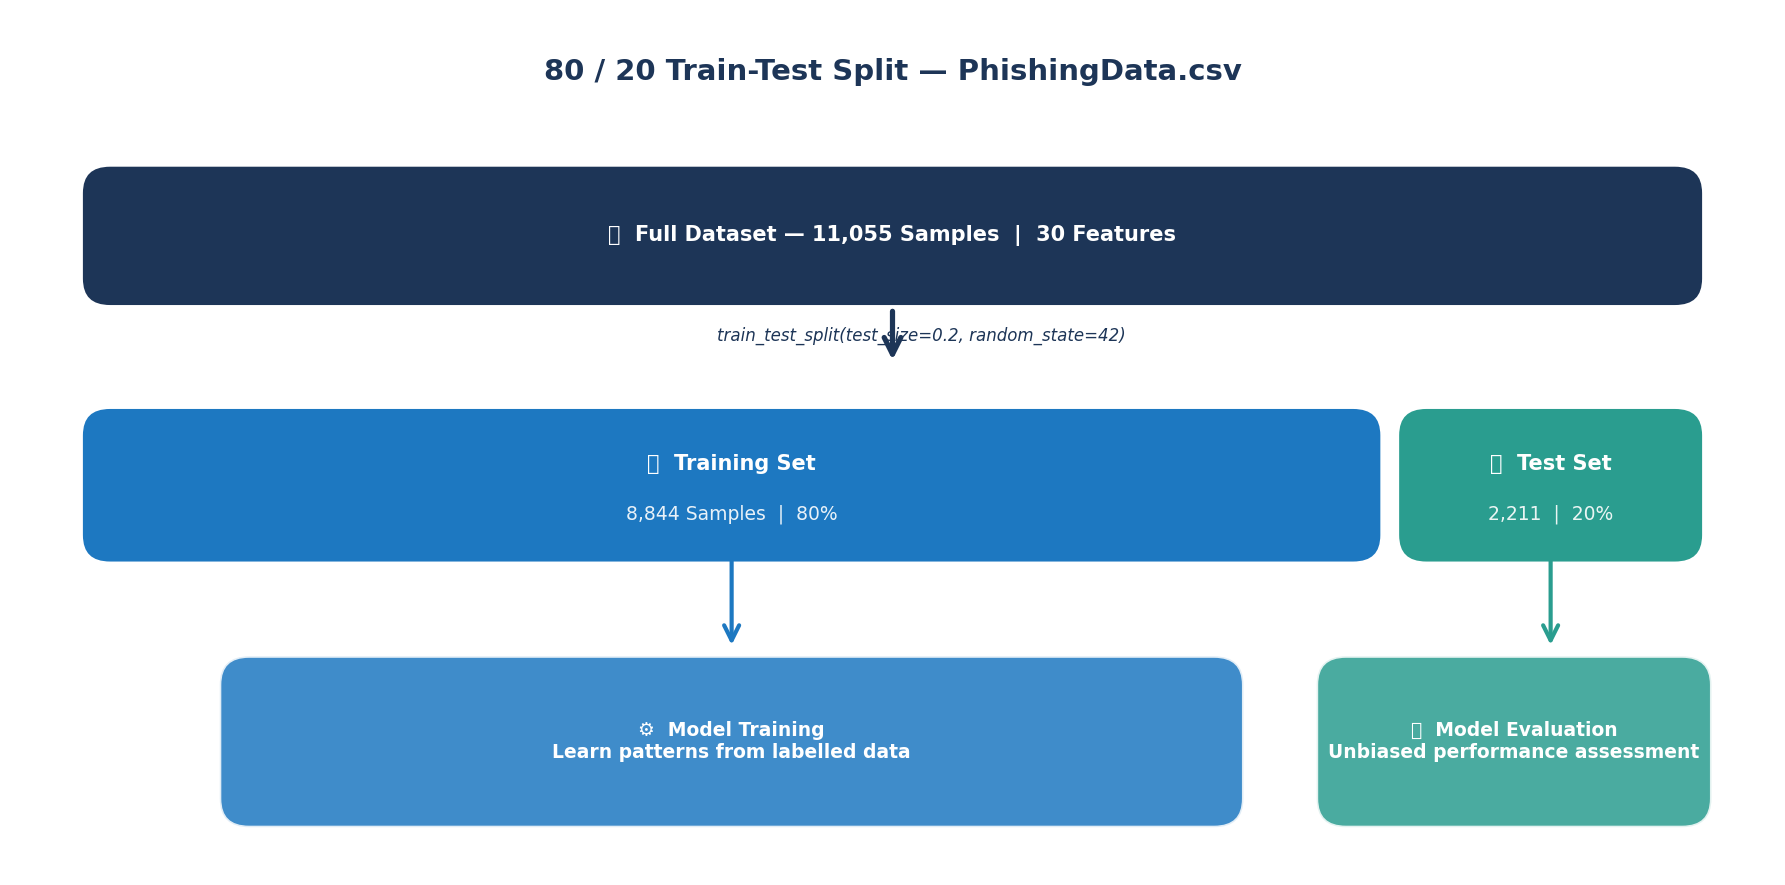

Write Python code to recreate this figure.
import matplotlib.pyplot as plt
from matplotlib.patches import FancyBboxPatch
import warnings
warnings.filterwarnings('ignore')

fig, ax = plt.subplots(figsize=(12, 6))
ax.set_xlim(0, 12)
ax.set_ylim(0, 6)
ax.axis('off')

C_DARK   = '#1D3557'
C_BLUE   = '#1D78C1'
C_GREEN  = '#2A9D8F'
C_ORANGE = '#F4A261'

ax.text(6, 5.6, '80 / 20 Train-Test Split — PhishingData.csv',
        ha='center', va='center', fontsize=14,
        fontweight='bold', color=C_DARK)

# Full dataset bar
full = FancyBboxPatch((0.5, 4.0), 11, 0.9,
                       boxstyle="round,pad=0.05,rounding_size=0.2",
                       facecolor=C_DARK, edgecolor='white', linewidth=2)
ax.add_patch(full)
ax.text(6, 4.45, '📁  Full Dataset — 11,055 Samples  |  30 Features',
        ha='center', va='center', fontsize=10,
        fontweight='bold', color='white')

# Arrow down
ax.annotate('', xy=(6, 3.55), xytext=(6, 3.95),
            arrowprops=dict(arrowstyle='->', color=C_DARK, lw=2.5,
                            mutation_scale=20))
ax.text(6.2, 3.75, 'train_test_split(test_size=0.2, random_state=42)',
        ha='center', va='center', fontsize=8,
        color=C_DARK, fontstyle='italic')

# Training set bar (80%)
train = FancyBboxPatch((0.5, 2.2), 8.8, 1.0,
                        boxstyle="round,pad=0.05,rounding_size=0.2",
                        facecolor=C_BLUE, edgecolor='white', linewidth=2)
ax.add_patch(train)
ax.text(4.9, 2.85, '🎓  Training Set',
        ha='center', va='center', fontsize=10,
        fontweight='bold', color='white')
ax.text(4.9, 2.5, '8,844 Samples  |  80%',
        ha='center', va='center', fontsize=9, color='white', alpha=0.9)

# Test set bar (20%)
test = FancyBboxPatch((9.5, 2.2), 2.0, 1.0,
                       boxstyle="round,pad=0.05,rounding_size=0.2",
                       facecolor=C_GREEN, edgecolor='white', linewidth=2)
ax.add_patch(test)
ax.text(10.5, 2.85, '🧪  Test Set',
        ha='center', va='center', fontsize=10,
        fontweight='bold', color='white')
ax.text(10.5, 2.5, '2,211  |  20%',
        ha='center', va='center', fontsize=9, color='white', alpha=0.9)

# Arrows down to outcomes
ax.annotate('', xy=(4.9, 1.55), xytext=(4.9, 2.2),
            arrowprops=dict(arrowstyle='->', color=C_BLUE, lw=2, mutation_scale=18))
ax.annotate('', xy=(10.5, 1.55), xytext=(10.5, 2.2),
            arrowprops=dict(arrowstyle='->', color=C_GREEN, lw=2, mutation_scale=18))

# Outcome boxes
for x, w, color, text in [
    (1.5, 6.8, C_BLUE,  '⚙️  Model Training\nLearn patterns from labelled data'),
    (9.0, 2.5, C_GREEN, '📊  Model Evaluation\nUnbiased performance assessment'),
]:
    box = FancyBboxPatch((x, 0.4), w, 1.0,
                          boxstyle="round,pad=0.1,rounding_size=0.2",
                          facecolor=color, edgecolor='white',
                          linewidth=1.5, alpha=0.85)
    ax.add_patch(box)
    ax.text(x + w/2, 0.9, text, ha='center', va='center',
            fontsize=9, fontweight='bold', color='white')

plt.tight_layout()
plt.savefig('figure_3_2_train_test_split.png', dpi=150, bbox_inches='tight')
print("Saved: figure_3_2_train_test_split.png")
plt.show()
